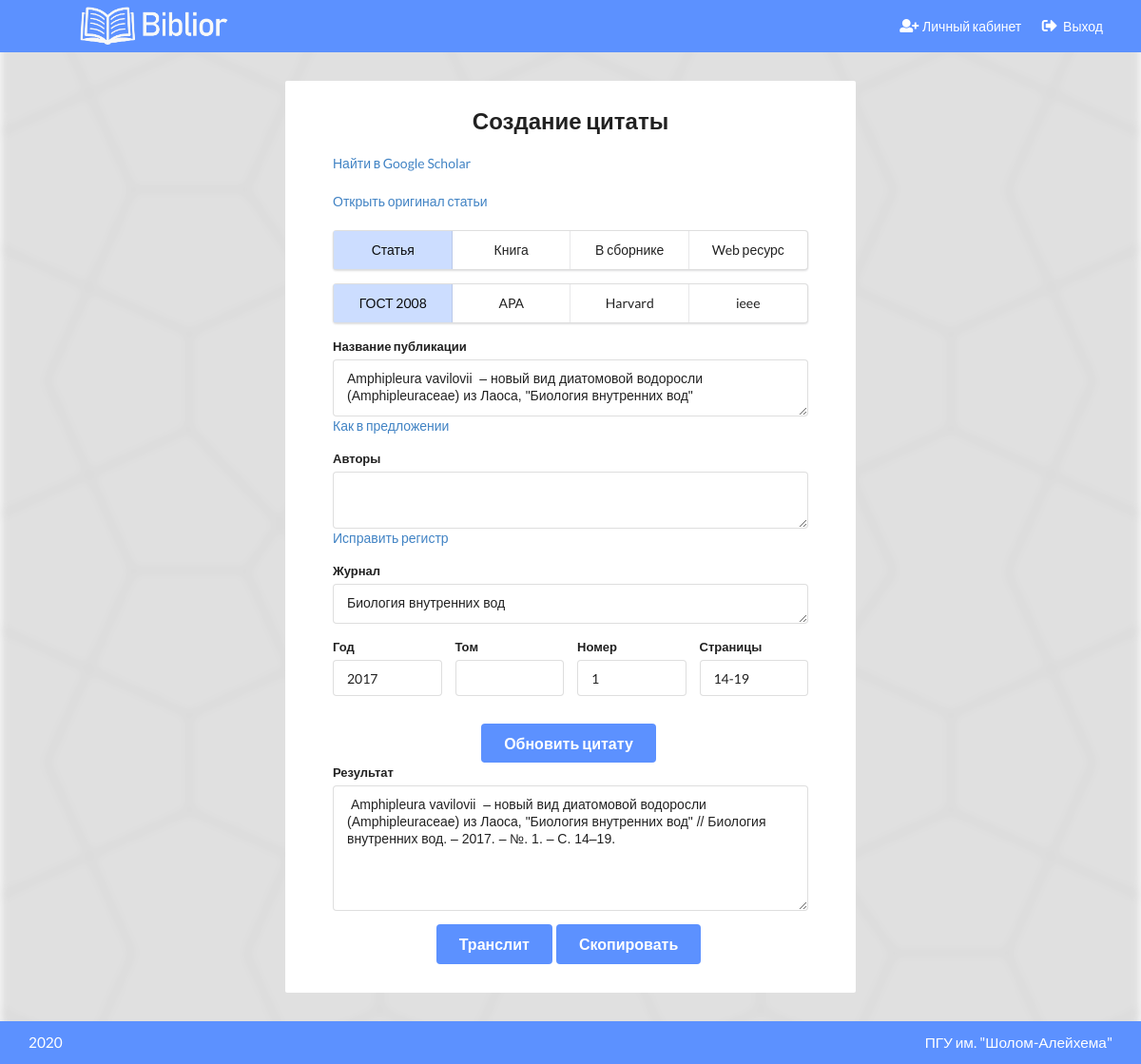
The page /publication/?type=journal-article&doi=10.7868/s0320965216040069&pub_id=26&source=personal-area (signed in) on the database its author committed.
### Publications/models.py (models this page shows, shortened)
class Publication(models.Model):
    objects = MyManager()
    user = models.ForeignKey(User, on_delete=models.CASCADE, related_name='pubs')
    type = models.CharField(max_length=32)
    doi = models.CharField(max_length=64)
    url = models.URLField(default=None, null=True)
    title = models.CharField(max_length=256)
    container_title = models.CharField(max_length=128, blank=True)
    publisher = models.CharField(max_length=128, blank=True)
    author = models.CharField(max_length=128)
    issue = models.CharField(max_length=4, blank=True)
    volume = models.CharField(max_length=4, blank=True)
    issued = models.CharField(max_length=4)
    page = models.CharField(max_length=10, blank=True)
    update_dt = models.DateTimeField(auto_now=True)
    class Meta:
        verbose_name = 'Публикация'
        verbose_name_plural = 'Публикации'
        indexes = [models.Index(fields=['doi'])]
        ordering = ['-update_dt']

### Publications/views.py (the view)
# urls.py: path('', cite, name='cite'),
def cite(request):
    doi = request.GET.get('doi')
    pub_type = request.GET.get('type')
    pub_id = request.GET.get('pub_id')
    source = request.GET.get('source', '')
    if request.method == 'POST':
        pub = dict(request.POST)
        for key, value in pub.items():
            pub[key] = value[0]
    else:
        pub = None
    data = {'type': pub_type, 'doi': doi, 'pub': pub, 'pub_id': pub_id, 'uid': uuid.uuid4().hex}
    if not pub and (pub_id or doi):
        if source == 'personal-area' and request.user.is_authenticated:
            if pub_id:
                pub = Publication.objects.get_or_none(user=request.user, id=pub_id)
            else:
                pub = Publication.objects.get_or_none(user=request.user, doi=doi)
            if pub:
                data['custom'] = True
                data['pub'] = pub
            else:
                get_publication(doi, data['uid'])
        else:
            get_publication(doi, data['uid'])
    return render(request, 'Publications/Citation.html', data)

### utils/model_manager.py (called while the page is built)
    def get_or_none(self, **kwargs):
        try:
            return self.get(**kwargs)
        except ObjectDoesNotExist:
            return None

### templates/Publications/Citation.html (shortened to what this page needs)
{% extends 'base.html' %}
{% block content %}
    <div class="ui container">
        <div class="child-center">
            <div class="paper cblock">
                <div class="content">
                    <div class="child-center">
                        <div class="form">
                            <h2 class="ui center aligned header">Создание цитаты</h2>
                            {% if doi %}
                                <div class="ui sixteen wide scholar-link">
                                    <a href="https://scholar.google.com/scholar?hl=ru&as_sdt=0%2C5&q={{ doi }}"
                                       target="_blank">Найти в
                                        Google Scholar</a>
                                </div>
                                <div class="ui sixteen wide scholar-link">
                                    <a href="http://dx.doi.org/{{ doi }}" target="_blank">Открыть оригинал статьи</a>
                                </div>
                            {% endif %}
                            <div id="pub_type" class="ui four item menu">
                                <a class="{% if type == 'journal-article' or not type and not doi %}active{% endif %} item"
                                   data-value="journal-article">Статья</a>
                                <a class="{% if type == 'book' %}active{% endif %} item" data-value="book">Книга</a>
                                <a class="{% if type == 'book-chapter' %}active{% endif %} item"
                                   data-value="book-chapter">В сборнике</a>
                                <a class="{% if type == 'web' %}active{% endif %} item" data-value="web">Web ресурс</a>
                            </div>
                            <div id="cite_template" data-input-name="cite_template" class="ui four item menu">
                                <a class="active item" data-value="gost">ГОСТ 2008</a>
                                <a class="item" data-value="apa">APA</a>
                                <a class="item" data-value="harvard">Harvard</a>
                                <a class="item" data-value="ieee">ieee</a>
                            </div>
                            <form action=""
                                  class="ui form remove-empty-values {% if not custom and pub and doi %}warning{% endif %} error">
                                {% if not type or type == 'journal-article' %}
                                    {% include 'Publications/journal_form.html' %}
                                {% else %}
                                    {% include 'Publications/journal_form.html' %}
                                {% endif %}
                                <div class="child-center">
                                    <button id="update-cite" class="large ui primary button">
                                        Обновить цитату
                                    </button>
                                </div>
                            </form>
                            <div class="ui form">
                                <div class="field">
                                    <label>Результат</label>
                                    <textarea name="result" rows="6"></textarea>
                                </div>
                                <div class="child-center">
                                    <a id="translitbtn" class="large ui primary button">
                                        Транслит
                                    </a>
                                    <a id="copy-btn" onclick="copyToClipboard()" class="large ui primary button">
                                        Скопировать
                                    </a>
                                </div>
                            </div>
                        </div>
                    </div>
                </div>
            </div>
        </div>
    </div>
{% endblock %}

### templates/Publications/journal_form.html (shortened to what this page needs)
<div id="journal-article-form">
    <div class="field">
        <label>Название публикации</label>
        <textarea name="title"
                  rows="2">{{ pub.title|default_if_none:"" }}</textarea>
        <div class="sixteen wide">
            <a id="toSentence">Как в предложении</a>
        </div>
    </div>
    <div class="field">
        <label>Авторы</label>
        <textarea name="author"
                  rows="2">{{ pub.author|default_if_none:"" }}</textarea>
        <div class="sixteen wide">
            <a id="fixRegistr">Исправить регистр</a>
        </div>
    </div>
    <div class="field">
        <label>Журнал</label>
        <textarea name="container_title"
                  rows="1">{{ pub.container_title|default_if_none:"" }}</textarea>
    </div>
    <div class="four fields">
        <div class="field">
            <label>Год</label>
            <input name="issued" value="{{ pub.issued|default_if_none:"" }}">
        </div>
        <div class="field">
            <label>Том</label>
            <input name="volume" value="{{ pub.volume|default_if_none:"" }}">
        </div>
        <div class="field">
            <label>Номер</label>
            <input name="issue" value="{{ pub.issue|default_if_none:"" }}">
        </div>
        <div class="field">
            <label>Страницы</label>
            <input name="page" value="{{ pub.page|default_if_none:"" }}">
        </div>
    </div>
</div>

### static/css/style.css (style rules this page uses)
:root { --color: #151515;--nav-bg-color: #5c91ff;--nav-color: #ffffff;--nav-item-hover-bg-color: #5d81f0;--content-bg-color: #ffffff;--btn-primary-color: #5c91ff;--btn-primary-hover-color: #5881eb;--btn-primary-active-color: #5573da;--btn-primary-text-color: #ffffff;--menu-active-color: #ccddff;--menu-active-hover-color: #b3ccff }
:root body:before { background-image:url("/static/img/bg.png");filter:invert(100%) blur(5px) opacity(60%) }
.paper { width:100%;max-width:600px }
.paper .form { width:100%;max-width:500px }
.paper .scholar-link { margin:20px 0 }
.paper .child-center #update-cite { margin-top:15px }
.paper a#toSentence,.paper a#fixRegistr { cursor:pointer }
html { padding:0;margin:0;min-height:100% }
body { padding:0;margin:0;color:var(--color) }
body:before { z-index:-3;content:"";position:fixed;top:0;left:0;width:100%;height:100%;background-attachment:fixed;background-repeat:no-repeat;background-size:cover }
.ui.container { width:95%;max-width:1280px !important }
.child-center { width:100%;display:flex;justify-content:center }
.cblock { display:block;position:relative;float:left }
.content { margin:30px 0;background-color:var(--content-bg-color);border-radius:2px;display:block;position:relative;float:left;width:100%;padding:30px }
.ui.button.primary { background-color:var(--btn-primary-color);color:var(--btn-primary-text-color) }
.ui.menu .item.active { background-color:var(--menu-active-color) }

### rows shown on the page
Publication: title "Amphipleura vavilovii – новый вид диатомовой водоросли (Amphipleuraceae) из Лаоса, \"Биология внутренних вод\"", container_title "Биология внутренних вод", issued "2017", issue "1", page "14-19"
